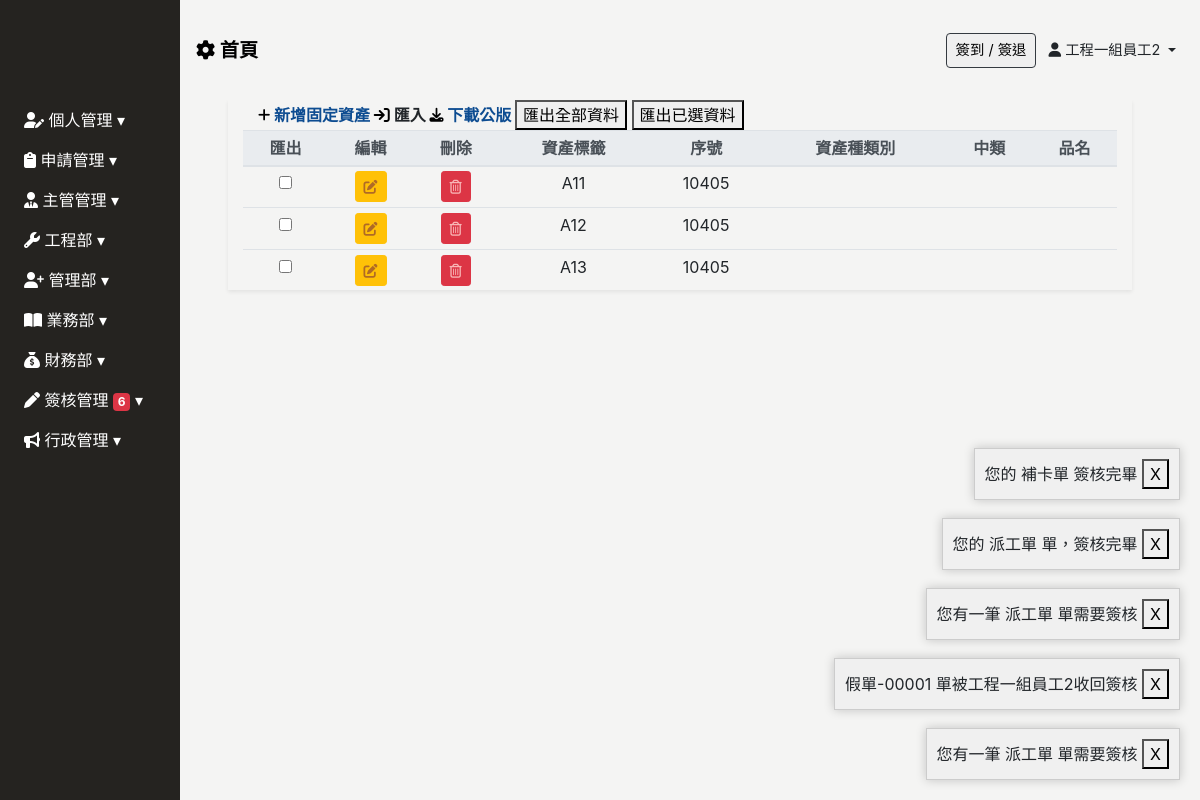
Page /equipment/ (signed in) on the earlier database version.
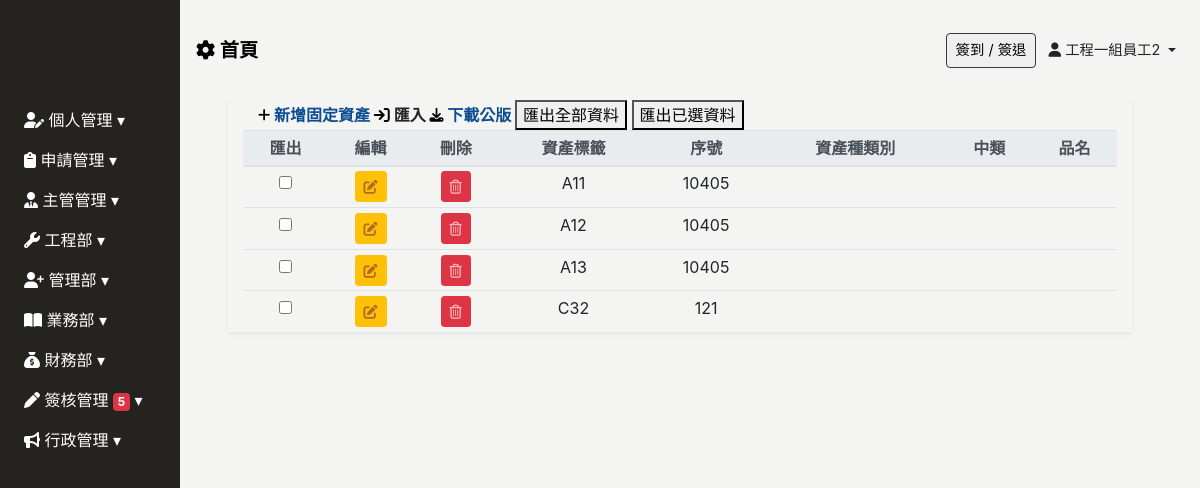
Same page on the later database version.
### Backend/models.py (models this page shows, shortened)
class ModifiedModel(models.Model):
    modified_by = models.ForeignKey("Employee", on_delete=models.SET_NULL, null=True, blank=True)
    created_date = models.DateField(default=timezone.now,verbose_name='建立日期')
    update_date = models.DateField(auto_now=True, verbose_name='更新日期')
    class Meta:
        abstract = True

class Equipment(ModifiedModel):
    TRANSMITTER_SIZE = (
        ('1', '大'),
        ('2', '小'),
    )
    equipment_id = models.CharField(max_length=100, blank=True, null=True, verbose_name="資產標籤")
    order_id = models.CharField(max_length=100, blank=True, null=True, verbose_name="序號")
    equipment_category = models.CharField(max_length=100, blank=True, null=True, verbose_name="資產種類別")
    equipment_type = models.CharField(max_length=100, blank=True, null=True, verbose_name="中類")
    equipment_name = models.CharField(max_length=100, blank=True, null=True, verbose_name="品名")
    product_model = models.CharField(max_length=100, blank=True, null=True, verbose_name="廠牌/型號")
    manufacturing_numbe = models.CharField(max_length=100, blank=True, null=True, verbose_name="製造序號")
    supplier = models.CharField(max_length=100, blank=True, null=True, verbose_name="供應商")
    invoice = models.CharField(max_length=100, blank=True, null=True, verbose_name="發票號碼")
    date_of_purchase = models.DateField(blank=True, null=True, verbose_name="購入日期")
    cost_including_tax = models.CharField(max_length=100,blank=True, null=True, verbose_name="購入成本(含稅)")
    buyer = models.CharField(max_length=100,blank=True, null=True, verbose_name="採購人")
    user = models.CharField(max_length=100,blank=True, null=True, verbose_name="使用人")
    custodian = models.CharField(max_length=100,blank=True, null=True, verbose_name="保管人")
    abnormal_condition = models.CharField(max_length=100,blank=True, null=True, verbose_name="異常狀態")
    abnormal_condition_description = models.CharField(max_length=100,blank=True, null=True, verbose_name="狀態說明")
    normal_or_abnormal = models.CharField(max_length=100,blank=True, null=True, verbose_name="正常/異常")
    abnormal_description = models.CharField(max_length=100,blank=True, null=True, verbose_name="異常說明")
    abnormal_img = models.ImageField(upload_to='equipment_abnormal_img/', blank=True, null=True, verbose_name="異常照片")
    buy_img = models.ImageField(upload_to='buy_img/', blank=True, null=True, verbose_name="買進照片")
    inventory = models.CharField(max_length=100, blank=True, null=True, verbose_name="盤點")
    produced_stickers = models.BooleanField(blank=True, default=True, verbose_name="需補產編貼紙")
    transmitter = models.CharField(max_length=1, choices=TRANSMITTER_SIZE, blank=True, null=True, verbose_name="發報器大小")
    storage_location = models.CharField(max_length=100, blank=True, null=True, verbose_name="庫存地點")
    detailed_location = models.CharField(max_length=100, blank=True, null=True, verbose_name="位置")
    warranty = models.CharField(max_length=100, blank=True, null=True, verbose_name="保固期")
    warranty_period = models.CharField(max_length=100, blank=True, null=True, verbose_name="保固期間")
    is_check = models.BooleanField(blank=True,default=True, verbose_name="校驗類別")
    latest_check_date = models.DateField(max_length=100, blank=True, null=True, verbose_name="最近一次校驗日")
    check_order_id = models.CharField(max_length=100, blank=True, null=True, verbose_name="校驗報告編碼")
    check_remark = models.CharField(max_length=100, blank=True, null=True, verbose_name="校驗註記")
    maintenance_status = models.CharField(max_length=100, blank=True, null=True, verbose_name="維修狀態")
    repair_date = models.DateField(blank=True, null=True, verbose_name="送修日")
    repair_finished_date = models.DateField(blank=True, null=True, verbose_name="完成日")
    number_of_repairs = models.CharField(max_length=100, blank=True, null=True, verbose_name="維修累計次數")
    accruing_amounts = models.CharField(max_length=100, blank=True, null=True, verbose_name="維修累計金額")
    class Meta:
        verbose_name = "固定資產管理"
        verbose_name_plural = verbose_name

class SysMessage(models.Model):
    Target_user = models.ForeignKey("Employee", related_name="sys_messages", on_delete=models.SET_NULL, null=True, blank=True, verbose_name='顯示對象')
    content = models.TextField(verbose_name='內容')
    watch = models.BooleanField(default=False,verbose_name='已看過')
    class Meta:
        verbose_name = '系統消息'
        verbose_name_plural = verbose_name

### Frontend/views.py (the view)
# urls.py: path('equipment/', login_required(views.Equipment_ListView.as_view()), name='equipment'),
class Equipment_ListView(UserPassesTestMixin,ListView):
    model = Equipment
    template_name = 'equipment/equipment.html'
    context_object_name = 'equipment'
    def test_func(self):
        if settings.PASS_TEST_FUNC:
            return True
        return self.request.user.groups.filter(name__icontains='管理部').exists()

### Backend/context_processors.py (called while the page is built)
def pass_test_func(request):
    pass_test_func = settings.PASS_TEST_FUNC
    return {"pass_test_func":pass_test_func}

def sys_messages(request):
    if  isinstance(request.user, AnonymousUser):
        return {'sys_messages': {}}
    get_sys_messages = SysMessage.objects.filter(Target_user=request.user.employee,watch=False)
    bottom_position = 20  # 初始底部位置
    sys_messages_data = []
    for msg in get_sys_messages:
        sys_messages_data.append({
            'id': msg.id,
            'content': msg.content,
            'bottom': bottom_position
        })
        bottom_position += 70
    return {'sys_messages': sys_messages_data}

def client_list(request):
    clients = Client.objects.all()
    return {'clients': clients}

### Backend/models.py (called while the page is built)
    def __str__(self):
        return self.full_name

    @property
    def get_created_by(self):
        get_foreignkey = self.get_foreignkey()
        if get_foreignkey:
            return get_foreignkey.created_by
        return None

    def get_show_id(self):
        return f"假單-{str(self.id).zfill(5)}"

    def __str__(self):
        return self.get_show_id()

### Frontend/templates/equipment/equipment.html (shortened to what this page needs)
{% extends 'base/base_dashboard.html' %}
{% block import %}
{% load static%}
<link rel="stylesheet" href="{% static 'css/equipment/equipment.css' %}">
{% endblock %}
{% block main %}
<div class="main px-3 px-md-5">
    <div class="equipment-table container-fluid shadow-sm table-responsive-lg">
        <table class="table table-sm table-hover text-center" id="table" data-toggle="table" data-sortable="true"
        data-toolbar="#toolbar" data-pagination="true" data-page-size="25" data-page-list="[25, All]"
        data-search="true" data-show-columns="true" data-filter-strict-search="true"
        data-show-columns-toggle-all="true">
            <div id="toolbar">
                <div class="equipment-header container-fluid">
                    <a href="" class="font-weight-bold" id="sys_new" data-toggle="modal" data-target="#equipment-modal">
                        <i class="fa-solid fa-plus fa-sm" style="color: #000000;"></i> 新增固定資產
                    </a>
                    <a class="upload-file font-weight-bold" onclick="importfile()">
                        <i class="fa-solid fa-arrow-right-to-bracket" style="color: #000000;"></i>
                        <span id="importLink">匯入</span>
                    </a>
                    <a href="" class="font-weight-bold" download="">
                        <i class="fa-solid fa-download fa-sm" style="color: #000000;"></i> 下載公版
                    </a>
                    <button onclick="exportAllOptionToExcel('固定資產管理.xlsx')"data-export-url="{% url 'excel_export' %}">匯出全部資料</button>
                    <button onclick="exportSelectedOptionToExcel('固定資產管理.xlsx')">匯出已選資料</button>
                </div>
            </div>
            <thead class="thead-light">
                <tr class="text-nowrap">
                    <th data-force-hide="true" data-switchable="false" data-field="epm_checkbox">匯出</th>
                    <th data-force-hide="true" data-switchable="false" data-field="epm_edit">編輯</th>
                    <th data-force-hide="true" data-switchable="false" data-field="epm_delete">刪除</th>
                    <th data-field="epm_equipment_id" data-sortable="true">資產標籤</th>
                    <th data-field="epm_order_id" data-sortable="true">序號</th>
                    <th data-field="epm_equipment_category" data-sortable="true">資產種類別</th>
                    <th data-field="epm_equipment_type" data-sortable="true">中類</th>
                    <th data-field="epm_equipment_name" data-sortable="true">品名</th>
                </tr>
            </thead>
            <tbody>
                {% for e in equipment %}
                <tr>
                    <td><input type="checkbox" name="importcheckd" onclick="updateCheckedArray(this)"value="{{ e.id }}"></td>
                    <td>
                        <a type="button" data-url="equipment" data-id="{{e.id}}"
                            class="sys_get btn btn-sm btn-warning" data-toggle="modal"
                            data-target="#equipment-modal"><i class="fas fa-edit"></i></a>
                    </td>
                    <td><a data-url="equipment" data-id="{{e.pk}}" type="button"
                        class="sys_del btn btn-sm btn-danger"><i class="far fa-trash-alt"></i></a>
                    </td>
                    <td> {{ e.equipment_id}} </td>
                    <td>{{e.order_id}}</td>
                    <td></td>
                    <td></td>
                    <td></td>
                </tr>
                {% endfor %}
            </tbody>
        </table>
    </div>
</div>
{% endblock %}

### Frontend/templates/base/base_dashboard.html (shortened to what this page needs)
<!DOCTYPE html>
<html lang="zh-Hant">
<head>
    <link rel="stylesheet" href="https://stackpath.bootstrapcdn.com/bootstrap/4.2.1/css/bootstrap.min.css"
>
    <link rel="stylesheet" href="https://cdnjs.cloudflare.com/ajax/libs/font-awesome/6.4.0/css/all.min.css">
    <link href="https://unpkg.com/bootstrap-table@1.22.1/dist/bootstrap-table.min.css" rel="stylesheet">
    <link href="https://cdn.rawgit.com/harvesthq/chosen/gh-pages/chosen.min.css" rel="stylesheet" />
    {% load static%}
    <link rel="stylesheet" href="{% static 'css/base/base.css' %}">
    <link rel="stylesheet" href="{% static 'css/index/index-login.css' %}">
    <link href="https://cdn.jsdelivr.net/npm/select2@4.1.0-rc.0/dist/css/select2.min.css" rel="stylesheet" />
    {% block import %}
    {% endblock %}
</head>
<body>
    {% include 'base/sidebar.html' %}
    {% include 'base/header.html' %}
    {% block main %}
    {% endblock %}
    {% for sys_message in sys_messages %}
    <div class="sys-message-popup" data-message-id="{{ sys_message.id }}" style="bottom: {{ sys_message.bottom }}px;">
        <span id="sys-message-content">{{ sys_message.content }}</span>
        <button class="sys-close-button">X</button>
    </div>
    {% endfor %}
</body>
<link href="https://cdn.jsdelivr.net/npm/sweetalert2@11.7.16/dist/sweetalert2.min.css
" rel="stylesheet">
</html>

Differences in the rows shown:
removed SysMessage: content "您有一筆 派工單 單需要簽核"
removed SysMessage: content "假單-00001 單被工程一組員工2收回簽核"
removed SysMessage: content "您有一筆 派工單 單需要簽核"
removed SysMessage: content "您的 派工單 單，簽核完畢"
removed SysMessage: content "您的 補卡單 簽核完畢"
added Equipment: equipment_id "C32", order_id "121"
Other differences:
{{ approval_count }}: "6" → "5"
list line gone: "X"
